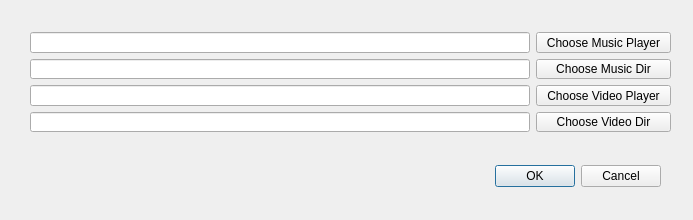
<?xml version="1.0" encoding="UTF-8"?>
<ui version="4.0">
 <class>Dialog</class>
 <widget class="QDialog" name="Dialog">
  <property name="geometry">
   <rect>
    <x>0</x>
    <y>0</y>
    <width>693</width>
    <height>220</height>
   </rect>
  </property>
  <property name="windowTitle">
   <string>Configurations</string>
  </property>
  <widget class="QDialogButtonBox" name="buttonBox">
   <property name="geometry">
    <rect>
     <x>320</x>
     <y>160</y>
     <width>341</width>
     <height>32</height>
    </rect>
   </property>
   <property name="orientation">
    <enum>Qt::Horizontal</enum>
   </property>
   <property name="standardButtons">
    <set>QDialogButtonBox::Cancel|QDialogButtonBox::Ok</set>
   </property>
  </widget>
  <widget class="QWidget" name="">
   <property name="geometry">
    <rect>
     <x>30</x>
     <y>32</y>
     <width>641</width>
     <height>100</height>
    </rect>
   </property>
   <layout class="QGridLayout" name="gridLayout">
    <item row="0" column="0">
     <widget class="QLineEdit" name="music_player">
      <property name="sizePolicy">
       <sizepolicy hsizetype="Maximum" vsizetype="Fixed">
        <horstretch>0</horstretch>
        <verstretch>0</verstretch>
       </sizepolicy>
      </property>
      <property name="minimumSize">
       <size>
        <width>500</width>
        <height>0</height>
       </size>
      </property>
     </widget>
    </item>
    <item row="0" column="1">
     <widget class="QToolButton" name="set_music_player">
      <property name="sizePolicy">
       <sizepolicy hsizetype="Expanding" vsizetype="Fixed">
        <horstretch>0</horstretch>
        <verstretch>0</verstretch>
       </sizepolicy>
      </property>
      <property name="text">
       <string>Choose Music Player</string>
      </property>
     </widget>
    </item>
    <item row="1" column="0">
     <widget class="QLineEdit" name="music_dir">
      <property name="sizePolicy">
       <sizepolicy hsizetype="Maximum" vsizetype="Fixed">
        <horstretch>0</horstretch>
        <verstretch>0</verstretch>
       </sizepolicy>
      </property>
      <property name="minimumSize">
       <size>
        <width>500</width>
        <height>0</height>
       </size>
      </property>
     </widget>
    </item>
    <item row="1" column="1">
     <widget class="QToolButton" name="set_music_dir">
      <property name="sizePolicy">
       <sizepolicy hsizetype="Expanding" vsizetype="Fixed">
        <horstretch>0</horstretch>
        <verstretch>0</verstretch>
       </sizepolicy>
      </property>
      <property name="baseSize">
       <size>
        <width>100</width>
        <height>0</height>
       </size>
      </property>
      <property name="text">
       <string>Choose Music Dir</string>
      </property>
     </widget>
    </item>
    <item row="2" column="0">
     <widget class="QLineEdit" name="video_player">
      <property name="sizePolicy">
       <sizepolicy hsizetype="Maximum" vsizetype="Fixed">
        <horstretch>0</horstretch>
        <verstretch>0</verstretch>
       </sizepolicy>
      </property>
      <property name="minimumSize">
       <size>
        <width>500</width>
        <height>0</height>
       </size>
      </property>
     </widget>
    </item>
    <item row="2" column="1">
     <widget class="QToolButton" name="set_video_player">
      <property name="sizePolicy">
       <sizepolicy hsizetype="Expanding" vsizetype="Fixed">
        <horstretch>0</horstretch>
        <verstretch>0</verstretch>
       </sizepolicy>
      </property>
      <property name="text">
       <string>Choose Video Player</string>
      </property>
     </widget>
    </item>
    <item row="3" column="0">
     <widget class="QLineEdit" name="video_dir">
      <property name="sizePolicy">
       <sizepolicy hsizetype="Maximum" vsizetype="Fixed">
        <horstretch>0</horstretch>
        <verstretch>0</verstretch>
       </sizepolicy>
      </property>
      <property name="minimumSize">
       <size>
        <width>500</width>
        <height>0</height>
       </size>
      </property>
     </widget>
    </item>
    <item row="3" column="1">
     <widget class="QToolButton" name="set_video_dir">
      <property name="sizePolicy">
       <sizepolicy hsizetype="Expanding" vsizetype="Fixed">
        <horstretch>0</horstretch>
        <verstretch>0</verstretch>
       </sizepolicy>
      </property>
      <property name="text">
       <string>Choose Video Dir</string>
      </property>
     </widget>
    </item>
   </layout>
  </widget>
 </widget>
 <tabstops>
  <tabstop>music_player</tabstop>
  <tabstop>set_music_player</tabstop>
  <tabstop>music_dir</tabstop>
  <tabstop>set_music_dir</tabstop>
  <tabstop>video_player</tabstop>
  <tabstop>set_video_player</tabstop>
  <tabstop>video_dir</tabstop>
  <tabstop>set_video_dir</tabstop>
  <tabstop>buttonBox</tabstop>
 </tabstops>
 <resources/>
 <connections>
  <connection>
   <sender>buttonBox</sender>
   <signal>accepted()</signal>
   <receiver>Dialog</receiver>
   <slot>accept()</slot>
   <hints>
    <hint type="sourcelabel">
     <x>538</x>
     <y>174</y>
    </hint>
    <hint type="destinationlabel">
     <x>157</x>
     <y>220</y>
    </hint>
   </hints>
  </connection>
  <connection>
   <sender>buttonBox</sender>
   <signal>rejected()</signal>
   <receiver>Dialog</receiver>
   <slot>reject()</slot>
   <hints>
    <hint type="sourcelabel">
     <x>606</x>
     <y>180</y>
    </hint>
    <hint type="destinationlabel">
     <x>286</x>
     <y>220</y>
    </hint>
   </hints>
  </connection>
 </connections>
</ui>
